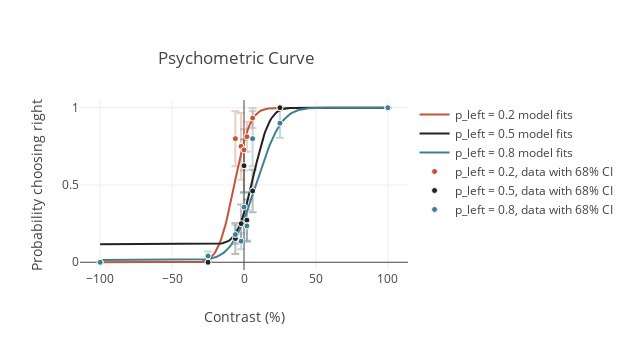

The cell this chart's notebook holds for it:
### Code cell
subj_uuid = (subject.Subject & 'subject_nickname="IBL_13"').fetch1('subject_uuid')
key = {'subject_uuid': subj_uuid,
   'session_start_time': datetime.datetime(2019, 4, 8, 10, 42, 5)}
sessions = behavior.PsychResultsBlock & key

data_mean = []
data_errorbar = []
data_fit = []
data_text = []

for session in sessions.fetch('KEY'):
    contrasts, prob_right, prob_left, threshold, bias, lapse_low, lapse_high, n_trials, n_trials_right = \
        (sessions & session).fetch1(
            'signed_contrasts', 'prob_choose_right', 'prob_left', 'threshold', 'bias', 
            'lapse_low', 'lapse_high', 'n_trials_stim', 'n_trials_stim_right')
    pars = [bias, threshold, lapse_low, lapse_high]
    contrasts = contrasts * 100
    contrasts_fit = np.arange(-100, 100)
    prob_right_fit = psy.erf_psycho_2gammas(pars, contrasts_fit)
    ci = smp.proportion_confint(
    n_trials_right, n_trials, alpha=0.32, method='normal') - prob_right
    
    curve_color, error_color = putils.get_color(prob_left, 0.3)

    behavior_data = go.Scatter(
        x=contrasts.tolist(),
        y=prob_right.tolist(),
        marker=dict(
            size=6,
            color=curve_color,
            line=dict(
                color='white',
                width=1
            )
        ),
        mode='markers',
        name=f'p_left = {prob_left}, data with 68% CI'
    )
    
    behavior_errorbar = go.Scatter(
        x = contrasts.tolist(),
        y = prob_right.tolist(),
        error_y = dict(
            type='data',
            array=ci[0].tolist(),
            arrayminus=np.negative(ci[1]).tolist(),
            visible=True,
            color=error_color
        ),
        marker=dict(
            size=6,
        ),
        mode='none',
        showlegend=False
    )

    behavior_fit = go.Scatter(
        x=contrasts_fit.tolist(),
        y=prob_right_fit.tolist(),
        name=f'p_left = {prob_left} model fits',
        marker=dict(color=curve_color)
    )
    

    data_mean.append(behavior_data)
    data_errorbar.append(behavior_errorbar)
    data_fit.append(behavior_fit)
    
layout = go.Layout(
    width=630,
    height=350,
    title=dict(
        text='Psychometric Curve',
        x=0.25,
        y=0.85
    ),
    xaxis=dict(
        title='Contrast (%)'), 
    yaxis=dict(
        title='Probability choosing right',
        range=[-0.05, 1.05]),
)

data = data_errorbar
for element in data_fit:
    data.append(element)

for element in data_mean:
    data.append(element)

fig = go.Figure(data=data, layout=layout)
plotly.offline.iplot(fig)

### Figure 1 — Plotly figure (JSON) as saved in the notebook; plotly's stock layout.template omitted (floating-point values rounded to 4 significant figures; data arrays with more than 128 entries replaced by an {"elided": "..."} marker saying what was removed)
{"data": [{"error_y": {"array": [0, 0, -0.1779, -0.2153, -0.1335, -0.09704, -0.06405, 0, 0], "arrayminus": [0, 0, -0.1779, -0.2153, -0.1335, -0.09704, -0.06405, 0, 0], "color": "rgba(0.7634747047461135, 0.3348456555528834, 0.225892295531744, 0.3)", "type": "data", "visible": true}, "marker": {"size": 6}, "mode": "none", "showlegend": false, "type": "scatter", "uid": "9c682f5b-4baf-44a5-b988-8d0e2df07fed", "x": [-100, -25, -6.0, -2.0, 0, 2.0, 6.0, 25, 100], "y": [0, 0, 0.8, 0.75, 0.7273, 0.8125, 0.9333, 1, 1]}, {"error_y": {"array": [0, 0, -0.09951, -0.1243, -0.1702, -0.1335, -0.1375, 0, 0], "arrayminus": [0, 0, -0.09951, -0.1243, -0.1702, -0.1335, -0.1375, 0, 0], "color": "rgba(0.133, 0.133, 0.133, 0.3)", "type": "data", "visible": true}, "marker": {"size": 6}, "mode": "none", "showlegend": false, "type": "scatter", "uid": "8c63a011-3e60-47b4-96a1-90c05cd662c9", "x": [-100, -25, -6.0, -2.0, 0, 2.0, 6.0, 25, 100], "y": [0, 0, 0.1538, 0.25, 0.625, 0.2727, 0.4615, 1, 1]}, {"error_y": {"array": [0, -0.02811, -0.06111, -0.05145, -0.09005, -0.1023, -0.1779, -0.09434, 0], "arrayminus": [0, -0.02811, -0.06111, -0.05145, -0.09005, -0.1023, -0.1779, -0.09434, 0], "color": "rgba(0.24715576253545807, 0.49918708160096675, 0.5765599057376697, 0.3)", "type": "data", "visible": true}, "marker": {"size": 6}, "mode": "none", "showlegend": false, "type": "scatter", "uid": "526bb191-8874-4559-a33b-e301f2e306cb", "x": [-100, -25, -6.0, -2.0, 0, 2.0, 6.0, 25, 100], "y": [0, 0.04082, 0.1795, 0.1364, 0.3571, 0.2353, 0.8, 0.9, 1]}, {"marker": {"color": "rgba(0.7634747047461135, 0.3348456555528834, 0.225892295531744, 1.0)"}, "name": "p_left = 0.2 model fits", "type": "scatter", "uid": "73f119bd-4588-4bbb-83ff-976e3e46aba7", "x": {"elided": "200 int values"}, "y": {"elided": "200 float values"}}, {"marker": {"color": "rgba(0.133, 0.133, 0.133, 1.0)"}, "name": "p_left = 0.5 model fits", "type": "scatter", "uid": "536e1f17-2dbe-4c62-89f8-50e49958804b", "x": {"elided": "200 int values"}, "y": {"elided": "200 float values"}}, {"marker": {"color": "rgba(0.24715576253545807, 0.49918708160096675, 0.5765599057376697, 1.0)"}, "name": "p_left = 0.8 model fits", "type": "scatter", "uid": "d3531329-f18d-4453-a803-bd9a08eeaba0", "x": {"elided": "200 int values"}, "y": {"elided": "200 float values"}}, {"marker": {"color": "rgba(0.7634747047461135, 0.3348456555528834, 0.225892295531744, 1.0)", "line": {"color": "white", "width": 1}, "size": 6}, "mode": "markers", "name": "p_left = 0.2, data with 68% CI", "type": "scatter", "uid": "9b638f29-8b55-4e26-9653-3ed02effcc47", "x": [-100, -25, -6.0, -2.0, 0, 2.0, 6.0, 25, 100], "y": [0, 0, 0.8, 0.75, 0.7273, 0.8125, 0.9333, 1, 1]}, {"marker": {"color": "rgba(0.133, 0.133, 0.133, 1.0)", "line": {"color": "white", "width": 1}, "size": 6}, "mode": "markers", "name": "p_left = 0.5, data with 68% CI", "type": "scatter", "uid": "3ad57394-eabf-4ef6-aff7-51b3c5c24103", "x": [-100, -25, -6.0, -2.0, 0, 2.0, 6.0, 25, 100], "y": [0, 0, 0.1538, 0.25, 0.625, 0.2727, 0.4615, 1, 1]}, {"marker": {"color": "rgba(0.24715576253545807, 0.49918708160096675, 0.5765599057376697, 1.0)", "line": {"color": "white", "width": 1}, "size": 6}, "mode": "markers", "name": "p_left = 0.8, data with 68% CI", "type": "scatter", "uid": "3ae0ec1a-72a6-4f88-bdc2-5c3da88c89d5", "x": [-100, -25, -6.0, -2.0, 0, 2.0, 6.0, 25, 100], "y": [0, 0.04082, 0.1795, 0.1364, 0.3571, 0.2353, 0.8, 0.9, 1]}], "layout": {"height": 350, "title": {"text": "Psychometric Curve", "x": 0.25, "y": 0.85}, "width": 630, "xaxis": {"title": {"text": "Contrast (%)"}}, "yaxis": {"range": [-0.05, 1.05], "title": {"text": "Probability choosing right"}}}}
